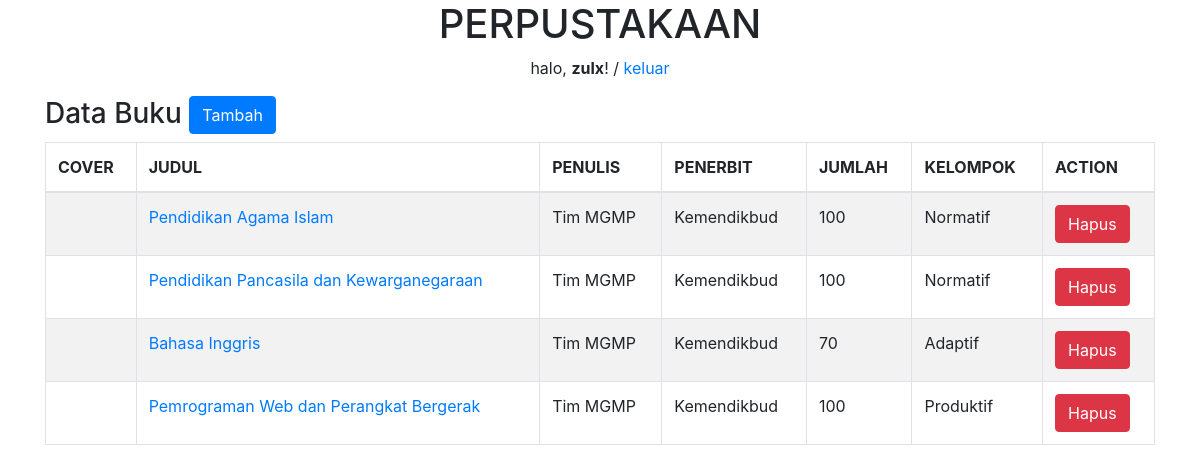
Before: /buku/ (signed in) with the older database file.
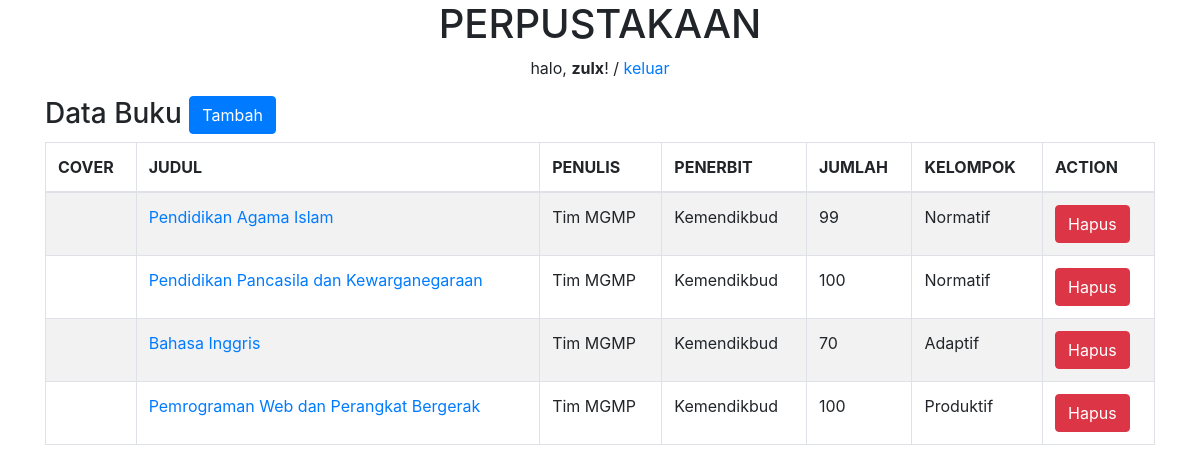
After: the same page with the newer database file.
### perpustakaan/models.py (models this page shows, shortened)
class Buku(models.Model):
  judul = models.CharField(max_length=50)
  penulis = models.CharField(max_length=40)
  penerbit = models.CharField(max_length=40)
  jumlah = models.IntegerField(null=True)
  kelompok_id = models.ForeignKey(Kelompok, on_delete=models.CASCADE, null=True)
  cover = models.ImageField(upload_to='cover/', null=True)
  tanggal = models.DateTimeField(auto_now_add=True, null=True)

class Kelompok(models.Model):
  nama = models.CharField(max_length=9)
  keterangan = models.TextField()
  def __str__(self):
    return self.nama

### perpustakaan/views.py (the view)
# urls.py: path('buku/', buku, name='buku'),
@login_required(login_url=settings.LOGIN_URL)
def buku(request):
    books = Buku.objects.all()
    konteks = {
        'books': books,
    }
    return render(request, 'buku.html', konteks)

### perpustakaan/templates/buku.html (shortened to what this page needs)
{% extends 'base.html' %}
{% block content %}
<div class="container">
  <div class="row">
    <div class="col-md-12">
      <h3>
        Data Buku
        <a href="{% url 'tambah_buku' %}" class="btn btn-primary">Tambah</a>
      </h3>
      <table class="table table-bordered table-striped">
        <thead>
          <tr>
            <th>COVER</th>
            <th>JUDUL</th>
            <th>PENULIS</th>
            <th>PENERBIT</th>
            <th>JUMLAH</th>
            <th>KELOMPOK</th>
            <th>ACTION</th>
          </tr>
        </thead>
        <tbody>
          {% for buku in books %}
          <tr>
            <td>
            </td>
            <td><a href="{% url 'ubah_buku' buku.id %}">{{ buku.judul }}</a></td>
            <td>{{ buku.penulis }}</td>
            <td>{{ buku.penerbit }}</td>
            <td>{{ buku.jumlah }}</td>
            <td>{{ buku.kelompok_id }}</td>
            <td>
              <button data-toggle="modal" data-target="#hapus-{{ buku.id }}" class="btn btn-danger">Hapus</button>
            </td>
          </tr>
          {% endfor %}
        </tbody>
      </table>
    </div>
  </div>
</div>
{% endblock %}

Changed rows visible on the page:
changed Buku "Pendidikan Agama Islam": jumlah "100" → "99"
